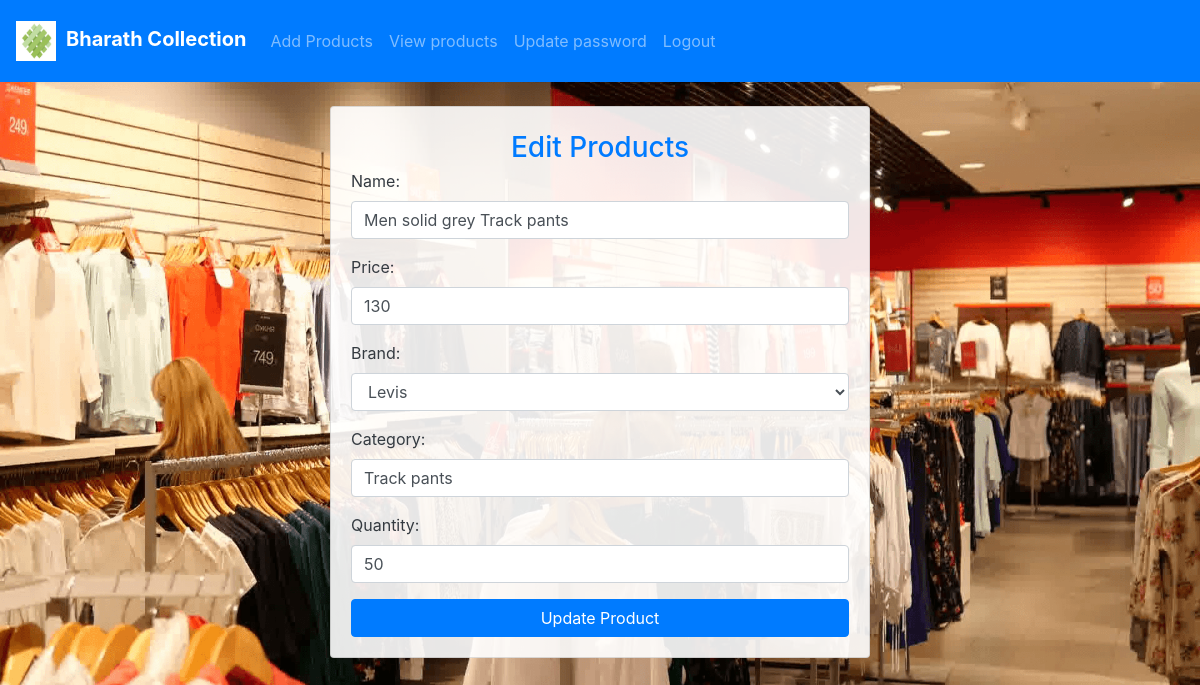
The app's page /supplier/edit_products.php?id=1 (signed in) with its own data.
### tables this page shows
CREATE TABLE `supplier_products` (
  `pid` int(11) NOT NULL,
  `name` varchar(60) NOT NULL,
  `price` int(11) NOT NULL,
  `brand` varchar(60) NOT NULL,
  `category` varchar(60) NOT NULL,
  `quantity` int(11) NOT NULL,
  `supplier_id` int(11) NOT NULL,
  `created_at` timestamp NOT NULL DEFAULT current_timestamp() ON UPDATE current_timestamp()
);

### supplier/edit_products.php (the view, shortened to what this page needs)
<!DOCTYPE html>
<html lang="en">
<head>
  <link rel="stylesheet" href="https://cdn.jsdelivr.net/npm/bootstrap@4.6.2/dist/css/bootstrap.min.css">
</head>
<body class="home-main">
    <?php
    include("header.php");
    include("../db.php");
    $sql2="select * from supplier_products where pid=".$_GET["id"];
    $result2=mysqli_query($con,$sql2);
    $row2=mysqli_fetch_assoc($result2);
    ?>
    <div class="container">
        <div class="row">
            <div class="col-md-6 offset-md-3">
                <div class="card my-4" style="background-color:rgba(255,255,255,0.9);">
                    <div class="card-body">
                <h3 class="text-primary text-center my-1">Edit Products</h3>
                <form method="post" action="">
                <div class="form-group">
                    <label for="pwd" class="text-dark">Name:</label>
                    <input type="text" class="form-control" value="<?=$row2['name']?>" name="name" autocomplete="off" placeholder="Enter name" id="pwd" required>
                </div>
                <div class="form-group">
                    <label for="pwd" class="text-dark">Price:</label>
                    <input type="number" class="form-control" value="<?=$row2['price']?>" name="price" autocomplete="off" placeholder="Enter price" id="pwd" required>
                </div>
                <div class="form-group">
                    <label for="pwd" class="text-dark">Brand:</label>
                    <select name="brand" class="form-control" required>
                        <option value="Levis" <?php if($row2["brand"]=="Levis") { echo "selected"; } ?>>Levis</option>
                    </select>
                </div>
                <div class="form-group">
                    <label for="pwd" class="text-dark">Category:</label>
                    <input type="text" class="form-control" value="<?=$row2['category']?>" name="category" placeholder="Enter category name" id="pwd" required>
                </div>
                <div class="form-group">
                    <label for="pwd" class="text-dark">Quantity:</label>
                    <input type="number" class="form-control" value="<?=$row2['quantity']?>" name="quantity" placeholder="Enter quantity" id="pwd" required>
                </div>
                <button type="submit" name="edit_product" class="btn btn-primary btn-block">Update Product</button>
                </form>
                </div>
                </div>
            </div>
        </div>
    </div>
</body>
</html>

### supplier/edit_products.php (style rules this page uses)
.home-main { background-image:url("../images/bg3.png"); background-repeat:no-repeat; background-size:100% 100%; background-attachment:fixed; height:100vh; width:100%; }

### records on screen
supplier_products: name "Men solid grey Track pants", price "130", brand "Levis", category "Track pants", quantity "50"
